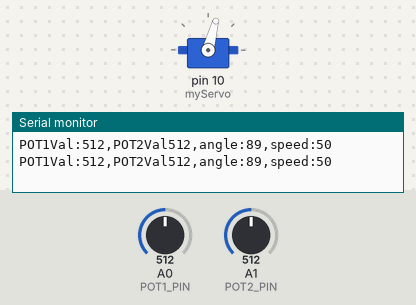
Simulated run of this sketch. Board: Arduino Uno, built with avr-gcc and run on an emulated ATmega328P. Shown: servo, the last lines printed to the serial monitor. The test bench sets the inputs (shaded band); at power-on: A1 (POT2_PIN) = 512, A0 (POT1_PIN) = 512.

Above: at 5.2 s.
5.3 s: A1 (POT2_PIN) set to 880
At 9.04 s:
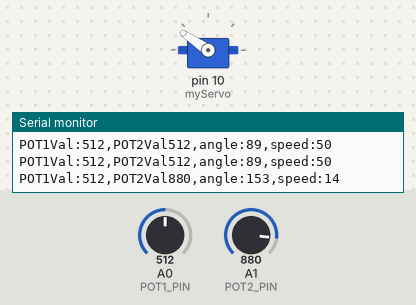
10.6 s: A1 (POT2_PIN) set to 898
At 10.92 s:
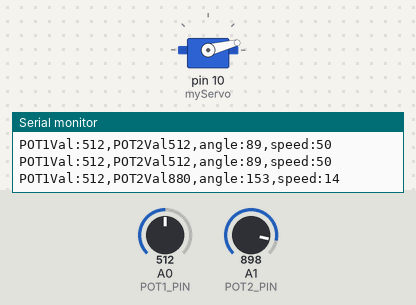
20.4 s: A1 (POT2_PIN) set to 1006
At 20.89 s:
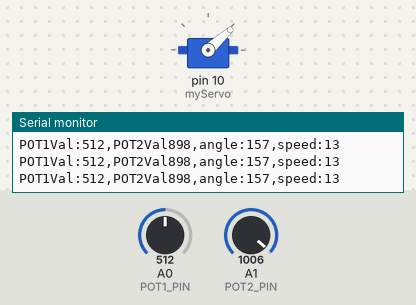
30.2 s: A1 (POT2_PIN) set to 1023
40.0 s: A0 (POT1_PIN) set to 0
49.8 s: A1 (POT2_PIN) set to 122
Timing chart, 0 to 56.1 s (numbered marks = the images above; inputs shaded):
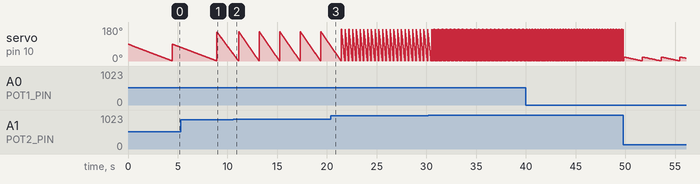

The sketch:

QUIZ_8-ASSIGNMENT_I.ino
```cpp
#include <Servo.h>
Servo myServo;

const int POT1_PIN = A0; // POT1 = rotation speed
const int POT2_PIN = A1; // POT2 = range control

int POT1Val;
int POT2Val;
int angle; // ServoValue
int speed;
int ServoState=0;
// const int minAngle =0;
//const int maxAngle = 179;

void setup() {
  // put your setup code here, to run once:
  myServo.attach (10);
  Serial.begin(9600);
  myServo.write(0);
}

void loop() {
  // put your main code here, to run repeatedly:
  POT1Val = analogRead(POT1_PIN);
  POT2Val = analogRead(POT2_PIN);
  Serial.print("POT1Val:");
  Serial.print(POT1Val);
  Serial.print(",");
  Serial.print("POT2Val");
  Serial.print(POT2Val);
  Serial.print(",");
  angle = map(POT2Val, 0, 1023, 0, 179);
  speed = map(POT2Val, 0, 1023, 100, 0);

  Serial.print("angle:");
  Serial.print(angle);
  Serial.print(",");
  Serial.print("speed:");
  Serial.println(speed);
  myServo.write(angle);
  myServo.write(speed);

  //Return angle to 0
  if (angle>ServoState){
    for(angle>=179; ServoState=angle; angle -= 1){
      myServo.write(ServoState);
      delay(speed);
    }
  }
  else{
    myServo.write(0);
  }
  delay(10);
  }
```

Measured:
- the behaviour switches between 897 and 898 on A1 (POT2_PIN) (found by bisection; images 1 and 2)
- by itself, servo on pin 10 (myServo): alternates 169° for 0.01 s and 1° for 0.03 s
